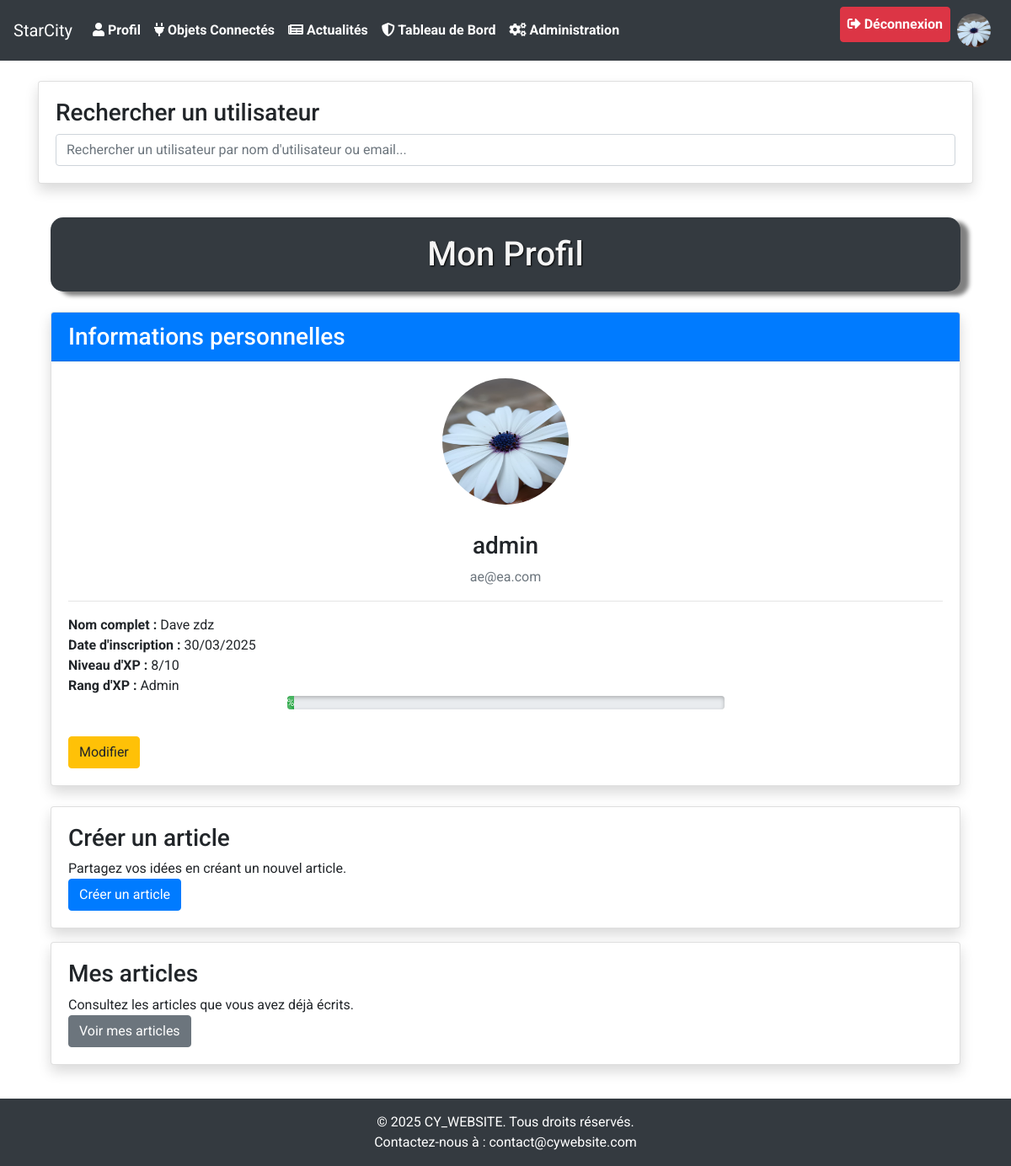
Before: /news/visualisation/ (signed in) with the older database file.
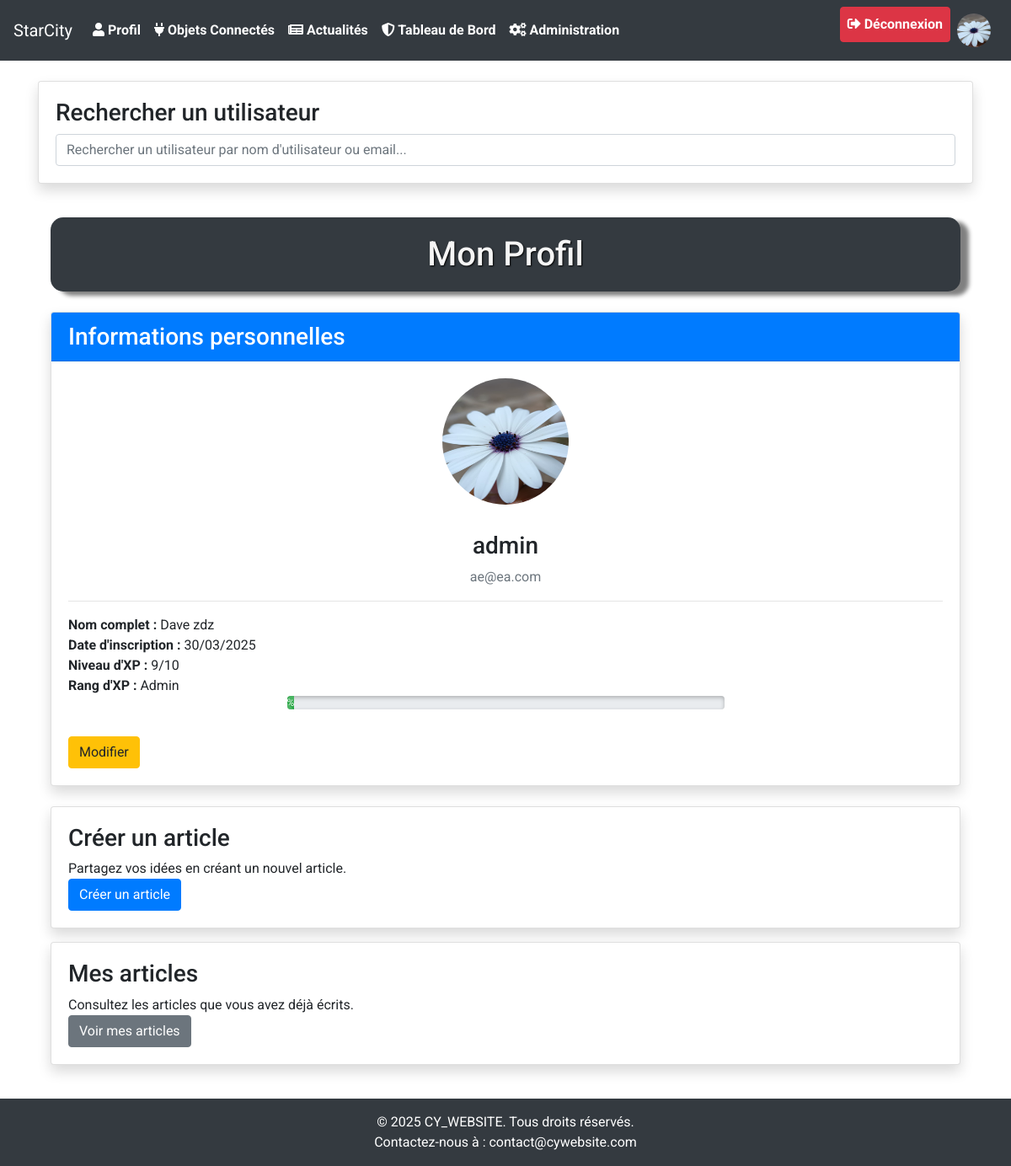
After: the same page with the newer database file.
### user/models.py (models this page shows, shortened)
class User(AbstractUser):
    profile_picture = models.ImageField(
        upload_to='data/profile_pictures/',
        blank=True,
        null=True,
        help_text="Téléchargez une image de profil (formats acceptés : JPEG, PNG)."
    )
    groups = models.ManyToManyField(
        'auth.Group',
        related_name='custom_user_set',  # Nom unique pour éviter les conflits
        blank=True
    )
    user_permissions = models.ManyToManyField(
        'auth.Permission',
        related_name='custom_user_permissions_set',  # Nom unique pour éviter les conflits
        blank=True
    )
    XP_LEVEL_CHOICES = [
        ('simple', 'Simple'),
        ('intermediate', 'Intermédiaire'),  # Nouveau niveau ajouté
        ('complex', 'Complexe'),
        ('admin', 'Admin'),
    ]
    xp_level = models.CharField(
        max_length=15,  # Augmentez la longueur pour inclure "intermediate"
        choices=XP_LEVEL_CHOICES,
        default='simple',
        verbose_name="Niveau d'XP"
    )
    date_naissance = models.DateField(
        blank=True,
        null=True,
        help_text="Entrez votre date de naissance (format : DD-MM-YYYY)."
    )
    xp_points = models.IntegerField(default=0)
    login_count = models.IntegerField(default=0, help_text="Nombre de connexions de l'utilisateur.")
    class Meta:
        verbose_name = "Utilisateur"
        verbose_name_plural = "Utilisateurs"
        ordering = ['-date_joined']

### news/views.py (the view)
# urls.py: path('visualisation/', views.visualisation, name='visualisation'),
@login_required
def visualisation(request):
    return render(request, "news/visualisation.html", {
        "user": request.user,
    })

### news/context_processors.py (called while the page is built)
def site_appearance(request):
    try:
        return {
            'site_appearance': SiteAppearance.get_current()
        }
    except (OperationalError, ProgrammingError):
        class DefaultAppearance:
            primary_color = '#1e2a47'
            font_family = 'Roboto, sans-serif'
            enable_animations = True
            site_title = 'StarCity'
            footer_text = '© 2025 CY_WEBSITE. Tous droits réservés.'
        return {
            'site_appearance': DefaultAppearance()
        }

### news/models.py (called while the page is built)
    @classmethod
    def get_current(cls):
        appearance, created = cls.objects.get_or_create(pk=1)
        return appearance

### news/templates/news/visualisation.html (shortened to what this page needs)
{% extends 'cyWebsite/base.html' %}
{% load static %}
{% block content %}
<div class="container mt-4">
    <div class="card shadow mb-3 no-hover-animation">
        <div class="card-body">
            <h3>Rechercher un utilisateur</h3>
            <div class="input-group">
                <input type="text" id="search-user-input" class="form-control" placeholder="Rechercher un utilisateur par nom d'utilisateur ou email...">
            </div>
        </div>
    </div>
    <div class="no-hover-animation container py-4">
        <h1 class="text-center mb-4">Mon Profil</h1>
        <div class="card shadow mb-4 no-hover-animation">
            <div class="card-header bg-primary text-white">
                <h3 class="mb-0">Informations personnelles</h3>
            </div>
            <div class="card-body">
                <div class="text-center mb-4">
                    <form method="post" action="{% url 'user:update_profile_picture' %}" enctype="multipart/form-data">
                        <label for="profile_picture_input" style="cursor: pointer;">
                            <img src="{% if user.profile_picture %}{{ user.profile_picture.url }}{% else %}{% static 'default_profile.png' %}{% endif %}"
                                 alt="Photo de profil" class="rounded-circle" style="width: 150px; height: 150px;">
                        </label>
                    </form>
                </div>
                <h3 class="text-center mt-3">{{ user.username }}</h3>
                <p class="text-center text-muted">{{ user.email }}</p>
                <hr>
                <p><strong>Nom complet :</strong> {{ user.first_name }} {{ user.last_name }}</p>
                <p><strong>Date d'inscription :</strong> {{ user.date_joined|date:"d/m/Y" }}</p>
                <p><strong>Niveau d'XP :</strong> {{ user.xp_points }}/10</p>
                <p><strong>Rang d'XP :</strong> {{ user.get_xp_level_display }}</p>
                <div class="progress mb-3" style="margin: 0 auto;">
                    <div class="progress-bar progress-bar-striped bg-success progress-bar-animated" role="progressbar" style="width: {{ pourcentage }}%;" aria-valuenow="{{ pourcentage }}" aria-valuemin="0" aria-valuemax="100">{{ pourcentage }}%</div>
                </div>
                <button class="btn btn-warning mt-3" data-toggle="modal" data-target="#editUserInfoModal">Modifier</button>
            </div>
        </div>
        {% if user.xp_level in 'complex admin' %}
        <div class="card shadow mb-3">
            <div class="card-body">
                <h3>Créer un article</h3>
                <p>Partagez vos idées en créant un nouvel article.</p>
                <a href="{% url 'news:create_article' %}" class="btn btn-primary">Créer un article</a>
            </div>
        </div>
        <div class="card shadow mb-3">
            <div class="card-body">
                <h3>Mes articles</h3>
                <p>Consultez les articles que vous avez déjà écrits.</p>
                <a href="{% url 'news:my_articles' %}" class="btn btn-secondary">Voir mes articles</a>
            </div>
        </div>
        {% endif %}
    </div>
</div>
{% endblock %}

### cyWebsite/templates/cyWebsite/base.html (shortened to what this page needs)
{% load static %}
<!DOCTYPE html>
<html lang="fr">
<head>
    <link rel="stylesheet" href="https://stackpath.bootstrapcdn.com/bootstrap/4.5.2/css/bootstrap.min.css">
    <link rel="stylesheet" href="{% static 'styles.css' %}">
    <link rel="stylesheet" href="https://cdnjs.cloudflare.com/ajax/libs/font-awesome/5.15.4/css/all.min.css">
    <link rel="stylesheet" href="https://unpkg.com/leaflet@1.9.4/dist/leaflet.css" />
</head>
<body>
<div class="wrapper">
    <nav class="navbar navbar-expand-lg navbar-dark">
        <a class="navbar-brand" href="{% url 'index' %}">{{ site_appearance.site_title }}</a>
        <div class="collapse navbar-collapse" id="navbarNav">
            <ul class="navbar-nav">
                {% if user.is_authenticated %}
                <li class="nav-item"><a class="nav-link" href="{% url 'news:visualisation' %}"><i class="fas fa-user"></i> Profil</a></li>
                <li class="nav-item"><a class="nav-link" href="{% url 'objConnecte:obj-index' %}"><i class="fas fa-plug"></i> Objets Connectés</a></li>
                <li class="nav-item"><a class="nav-link" href="{% url 'news:index' %}"><i class="fas fa-newspaper"></i> Actualités</a></li>
                {% endif %}
                {% if user.is_authenticated and user.xp_level == 'admin' %}
                    <li class="nav-item"><a class="nav-link" href="{% url 'news:administration' %}"><i class="fas fa-shield-alt"></i> Tableau de Bord</a></li>
                    <li class="nav-item"><a class="nav-link" href="/admin/"><i class="fas fa-cogs"></i> Administration</a></li>
                {% endif %}
            </ul>
            <ul class="navbar-nav ml-auto">
                {% if user.is_authenticated %}
                <li class="nav-item">
                    <a class="nav-link btn btn-danger text-white" href="{% url 'user:logout' %}"><i class="fas fa-sign-out-alt"></i> Déconnexion</a>
                </li>
                <li class="nav-item">
                    <a class="nav-link" href="{% url 'user:update_user' %}">
                        <img src="{% if user.profile_picture %}{{ user.profile_picture.url }}{% else %}{% static 'default_profile.png' %}{% endif %}" alt="Profile Picture" class="rounded-circle" style="width: 40px; height: 40px;">
                    </a>
                </li>
                {% endif %}
            </ul>
        </div>
    </nav>
        {% block content %}
        {% endblock %}
</div>
    <footer class="bg-dark text-center text-white py-3">
        <p>{{ site_appearance.footer_text }}</p>
        <p>Contactez-nous à : <a href="mailto:contact@cywebsite.com" class="text-white">contact@cywebsite.com</a></p>
    </footer>
</body>
</html>

Changed rows visible on the page:
changed User "admin": xp_points "8" → "9"
